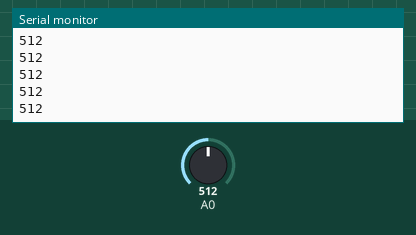
Recording of a sketch running on a simulated Arduino Uno, built with avr-gcc and run on an emulated ATmega328P. On the bench: the last lines printed to the serial monitor. Inputs (shaded band) come from the test bench; at power-on: A0 = 512.

Above: at 1.2 s.
1.3 s: A0 set to 716
At 1.36 s:
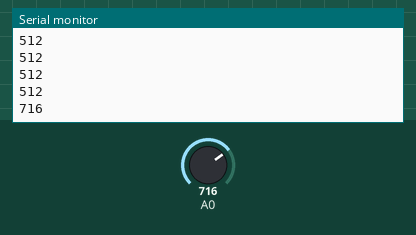
2.8 s: A0 set to 900
At 2.81 s:
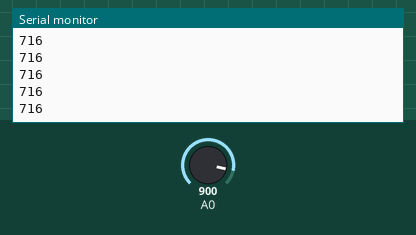
Timing chart, 0 to 5.8 s (numbered marks = the images above; inputs shaded):
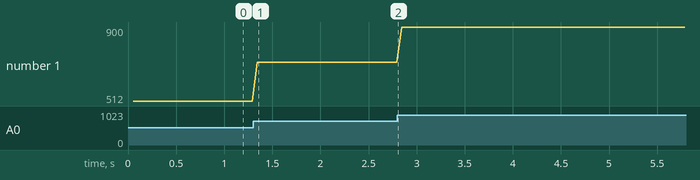

Measured:
- after the input at 1.3 s, the serial monitor: prints a new line after 0.05 s (image 1)
- plotted number 1: 512 → 716 after the input at 1.3 s, 716 → 900 after the input at 2.8 s

The sketch:

00_Average.ino
```cpp
int lastSend;

int AVGSIZE = 16;
int value[16];
int avgIdx;

void setup() {
  Serial.begin(9600);
  lastSend = 0;

  for (int i = 0; i < AVGSIZE; i++) {
    value[i] = 0;
  }
  avgIdx = 0;
}

void loop() {
  int a0Val = analogRead(A0);

  // add value to array of last 16 sensor readings
  value[avgIdx] = a0Val;

  // update idx for next reading. make sure it wraps back to 0 with modulos.
  avgIdx = (avgIdx + 1) % AVGSIZE;

  // calculate sum of all values in array
  int valueSum = 0;
  for (int i = 0; i < AVGSIZE; i++) {
    valueSum += value[i];
  }

  // calculate average value
  int valueAvg = valueSum / AVGSIZE;

  // send average value
  if (millis() - lastSend > 50) {
    Serial.println(valueAvg);
    lastSend = millis();
  }

  delay(2);
}
```
